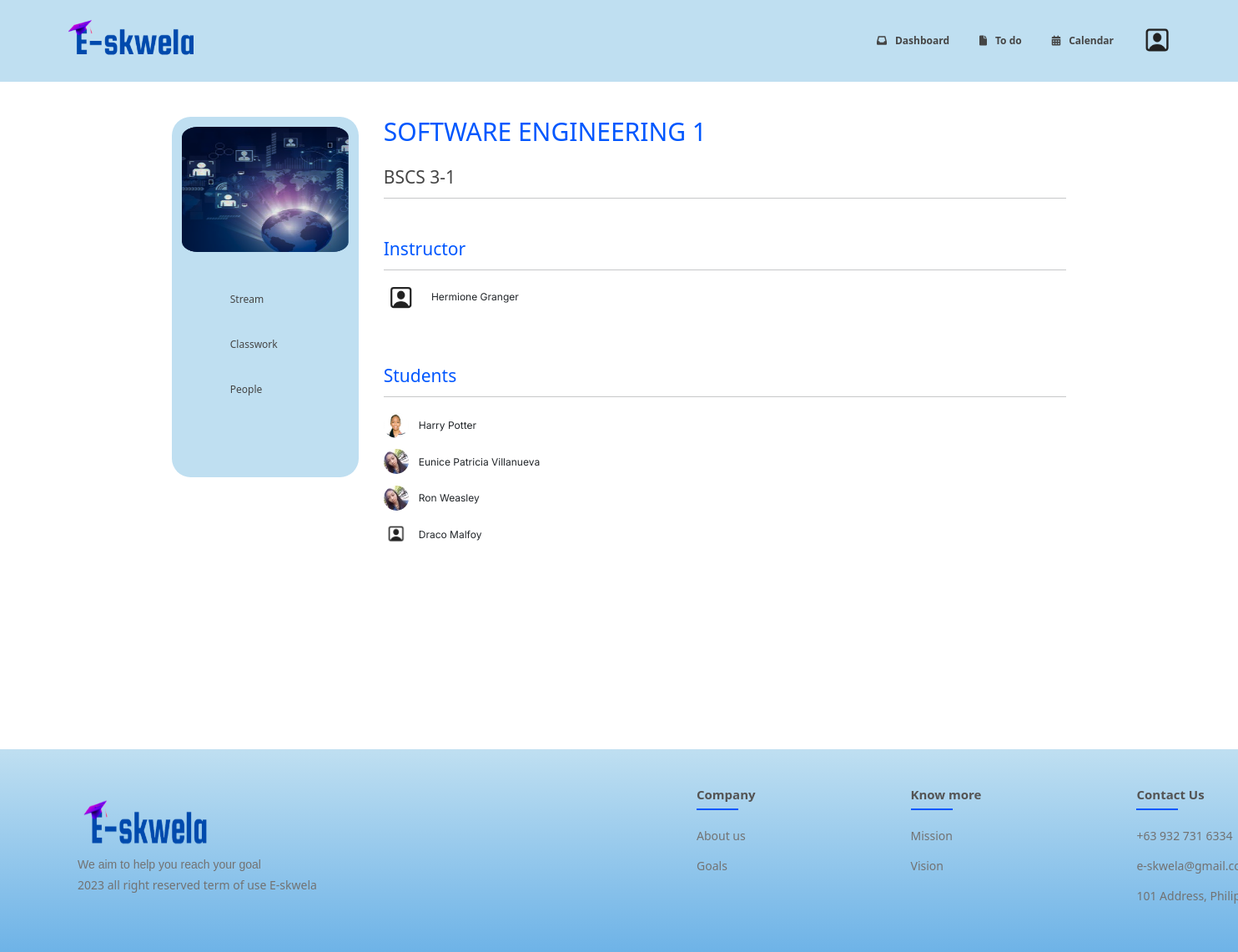
The page /course/people/14 on the database its author committed.
### educ_web/models.py (models this page shows, shortened)
class Course(models.Model):
    name = models.CharField(max_length=64)
    section = models.CharField(max_length=64, blank=True)
    course_code = models.CharField(max_length=64, null=True, blank=True)
    room = models.CharField(max_length=64, blank=True)
    banner = models.ImageField(upload_to="course/", blank=True) # if none then use the default course image
    classcode = models.CharField(max_length=10, null=True)
    instructor = models.ForeignKey(User, related_name="instruct_course", on_delete=models.CASCADE)
    students = models.ManyToManyField(User, related_name="enrolled", blank=True)

class User(AbstractUser):
    first_name = models.CharField(max_length=20, blank=True)
    last_name = models.CharField(max_length=20, blank=True)
    profile_picture = models.ImageField(upload_to="users/", null=True, blank=True)

### educ_web/views.py (the view)
# urls.py: path("course/people/<int:course_id>", views.student_people, name="student_people"),
def student_people(request, course_id):
    course = Course.objects.get(pk=course_id)
    instructor = course.instructor
    students = course.students.all()
    return render(request, 'main/S_course/S_course_people.html', {
        "course": course,
        "instructor": instructor,
        "students": students,
    })

### educ_web/templates/main/S_course/S_course_people.html
{% extends 'main/S_course/S_course_stream.html' %}
{% load static %}
{% block student_stream_course %}
    <div class="people-external-container">
        <div class="people-internal-container">
            <div class="people-instruct-container">
                <h3>
                    Instructor
                </h3>
            </div>
            <hr />
            <div class="people-profile-instruct-container">
                {% if instructor.profile_picture %}
                    <img src="{{ instructor.profile_picture.url }}" alt="Instructor Profile Picture" class="people-instruct-main-img">
                {% else %}
                    <img src="{% static 'images/user-person.png' %}" alt="Instructor Profile Picture" class="people-instruct-main-img">
                {% endif %}
                <span class="people-instruct-name-main-container">
                    {% if instructor.first_name and instructor.last_name %}
                        {{ instructor.first_name }} {{ instructor.last_name }}
                    {% else %}
                        {{ instructor.username }}
                    {% endif %}
                </span>
            </div>
            <div class="people-student-container">
                <div class="people-student-title-container">
                    <h3>
                        Students
                    </h3>
                </div>
                <hr />
                <table>
                    <tbody>
                        {% for student in students %}
                            <tr class="people-student-row-container">
                                <td>
                                    {% if student.profile_picture %}
                                        <img src="{{ student.profile_picture.url }}" alt="Student Profile Picture" class="people-student-main-img">
                                    {% else %}
                                        <img src="{% static 'images/user-person.png' %}" alt="Student Profile Picture" class="people-student-main-img">
                                    {% endif %}
                                </td>
                                <td class="people-student-name-main-context">
                                    {% if student.first_name and student.last_name %}
                                        {{ student.first_name }} {{ student.last_name }}
                                    {% else %}
                                        {{ student.username }}
                                    {% endif %}
                                </td>
                            </tr>
                        {% endfor %}
                    </tbody>
                </table>
            </div>
        </div>
    </div>
{% endblock %}

### educ_web/templates/main/S_course/S_course_stream.html (shortened to what this page needs)
{% extends 'main/S_home/S_home.html' %}
{% load static %}
{% block script %}
    <link href="{% static 'S_course/S_course_stream.css' %}" rel="stylesheet">
{% endblock %}
{% block body %}
    <div class="indiv-course-external">
        <div class="indiv-course-internal">
            <div class="nav-course-container">
                <div class="course-image-container">
                    {% if course.banner %}
                        <img src="{{ course.banner.url }}" alt="Chosen Course Picture" class="main-course-img">
                    {% else %}
                        <img src="{% static 'images/d6.png' %}" alt="Chosen Course Picture" class="main-course-img">
                    {% endif %}
                </div>
                <div class="nav-pages-container">
                    <a href="{% url 'student_stream' course_id=course.id %}">
                        <div class="nav-pages-external-container">
                            <div class="nav-pages-internal-container">
                                <span class="icon-nav-pages-container">
                                </span>
                                <div class="nav-pages-main-text">
                                    Stream
                                </div>
                            </div>
                        </div>
                    </a>
                    <a href="{% url 'student_classwork' course_id=course.id %}">
                        <div class="nav-pages-external-container">
                            <div class="nav-pages-internal-container">
                                <span class="icon-nav-pages-container">
                                </span>
                                <div class="nav-pages-main-text">
                                    Classwork
                                </div>
                            </div>
                        </div>
                    </a>
                    <a href="{% url 'student_people' course_id=course.id %}">
                        <div class="nav-pages-external-container">
                            <div class="nav-pages-internal-container">
                                <span class="icon-nav-pages-container">
                                </span>
                                <div class="nav-pages-main-text">
                                    People
                                </div>
                            </div>
                        </div>
                    </a>
                </div>
            </div>
            <div class="course-body-container">
                <div class="course-heading-container">
                    <span class="course-main-title-heading">
                        {% if course.code %}
                            <h1>
                                {{ course.code | upper }} : {{ course.name | upper }}
                            </h1>
                        {% else %}
                            <h1>
                                {{ course.name | upper }}
                            </h1>
                        {% endif %}
                    </span>
                    <br/>
                    <span class="course-section-title-heading">
                        <h3>
                            {{ course.section | upper }}
                        </h3>
                    </span>
                    <hr>
                </div>
                {% block student_stream_course %}{% endblock %}
            </div>
        </div>
    </div>
{% endblock %}

### educ_web/templates/main/S_home/S_home.html (shortened to what this page needs)
{% extends 'layout.html' %}
{% load static %}
{% block navbar %}
    <div class="nav-bar">
        <nav class="navbar navbar-expand-lg"
            style="background-color: #BFDFF1; padding: 15px;">
            <div class="container-fluid">
                <a class="navbar-brand" href="{% url 'home' %}">
                    <img src="{% static '/images/logo.png' %}" alt="logo" height="60" width="170" style="margin-left: 50px;">
                </a>
                <div class="collapse navbar-collapse" id="navbarSupportedContent">
                    <ul class="navbar-nav ms-auto mb-2 mb-lg-0" style="margin-right: 10px;">
                        <li class="nav-item">
                            <a class="nav-link" href="{% url 'home' %}" style="padding-right: 20px;"><i class="fa-solid fa-inbox"
                                    style="padding: 10px;"></i>Dashboard</a>
                        </li>
                        <li class="nav-item">
                            <a class="nav-link" href="{% url 'todo' %}" style="padding-right: 20px;"><i class="fa-solid fa-file"
                                    style="padding: 10px;"></i>To do</a>
                        </li>
                        <li class="nav-item">
                            <a id="user-id-calendar" class="nav-link {{ user.id }}" href="{% url 'calendar' %}" style="padding-right: 20px;"><i
                                    class="fa-solid fa-calendar-days" style="padding: 10px;"></i>Calendar</a>
                        </li>
                    </ul>
                    {% if user_profile %}
                        <img src="{{ user_profile }}" class="user-pic" onclick="toggleMenu()">
                    {% elif user.profile_picture %}
                        <img src="{{ user.profile_picture.url }}" class="user-pic" onclick="toggleMenu()">
                    {% else %}
                        <img src="{% static 'images/user-person.png' %}" class="user-pic" onclick="toggleMenu()">
                    {% endif %}
                </div>
            </div>
        </nav>
    </div>
{% endblock %}

### educ_web/templates/layout.html (shortened to what this page needs)
{% load static %}
<html lang="en">
<head>
    <link href="https://cdn.jsdelivr.net/npm/bootstrap@5.3.0-alpha3/dist/css/bootstrap.min.css" rel="stylesheet"
>
    <link rel="stylesheet" href="https://cdnjs.cloudflare.com/ajax/libs/font-awesome/6.0.0-beta2/css/all.min.css">
    <link href="{% static 'navbar/navbar.css' %}" rel="stylesheet">
    <link href="{% static 'footer/footer.css' %}" rel="stylesheet">
    {% block script %}
    {% endblock %}
</head>
<body>
    {% block navbar %}{% endblock %}
    <div id="footer-body-container">
        <div>
            {% block body %}
            {% endblock %}
        </div>
        <footer class="footer">
            <div class="footer-container">
                <div class="footer-row">
                    <div class="footer-col info">
                        <img src="{% static 'images/logo.png' %}" width=166px height=75px>
                        <h6 class="footer-sub-headings-logo">We aim to help you reach your goal</h6>
                        <p class="footer-sub-headings-logo">2023 all right reserved term of use <span>E-skwela</span></p>
                    </div>
                    <div class="inline-row">
                        <div class="footer-col">
                            <h4>Company</h4>
                            <ul>
                                <li><a href="{% url 'about' %}">About us</a></li>
                                <li><a href="{% url 'goals' %}">Goals</a></li>
                            </ul>
                        </div>
                        <div class="footer-col">
                            <h4>Know more</h4>
                            <ul>
                                <li><a href="{% url 'mission' %}">Mission</a></li>
                                <li><a href="{% url 'vision' %}">Vision</a></li>
                            </ul>
                        </div>
                        <div class="footer-col">
                            <h4>Contact Us</h4>
                            <ul>
                                <li>
                                    <a href="">
                                        <span class="title">+63 932 731 6334</span>
                                    </a>
                                </li>
                                <li>
                                    <a href="">
                                        <span class="title">e-skwela@gmail.com</span>
                                    </a>
                                </li>
                                <li>
                                    <a href="">
                                        <span class="title">101 Address, Philippines</span>
                                    </a>
                                </li>
                            </ul>
                        </div>
                    </div>
                </div>
            </div>
        </footer>
    </div>
</body>
</html>

### rows shown on the page
Course: name "SOFTWARE ENGINEERING 1", section "BSCS 3-1"
User: first_name "Hermione", last_name "Granger"
User: profile_picture (picture), first_name "Harry", last_name "Potter"
User: profile_picture (picture), first_name "Eunice Patricia", last_name "Villanueva"
User: profile_picture (picture), first_name "Ron", last_name "Weasley"
User: first_name "Draco", last_name "Malfoy"
